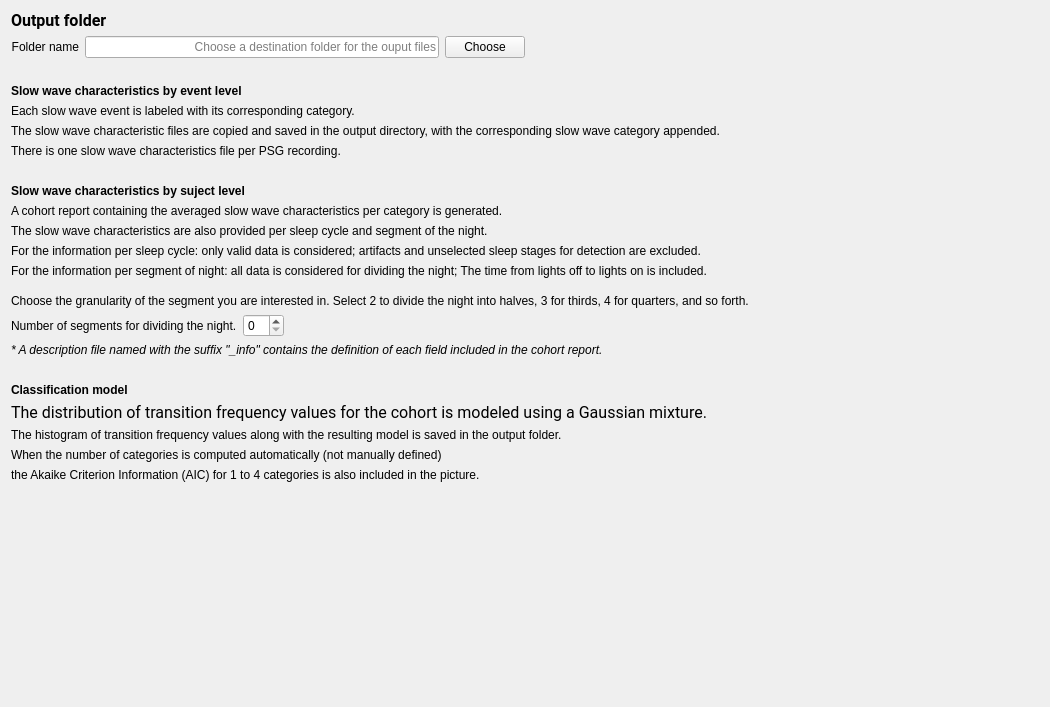
<?xml version="1.0" encoding="UTF-8"?>
<ui version="4.0">
 <class>SSWCOutputFiles</class>
 <widget class="QWidget" name="SSWCOutputFiles">
  <property name="geometry">
   <rect>
    <x>0</x>
    <y>0</y>
    <width>1050</width>
    <height>707</height>
   </rect>
  </property>
  <property name="windowTitle">
   <string>Form</string>
  </property>
  <property name="styleSheet">
   <string>font: 12pt &quot;Roboto&quot;;</string>
  </property>
  <property name="inputMethodHints">
   <set>Qt::ImhNone</set>
  </property>
  <layout class="QVBoxLayout" name="verticalLayout">
   <item>
    <widget class="QLabel" name="label_10">
     <property name="font">
      <font>
       <family>Roboto</family>
       <pointsize>12</pointsize>
       <weight>50</weight>
       <italic>false</italic>
       <bold>false</bold>
      </font>
     </property>
     <property name="text">
      <string>&lt;html&gt;&lt;head/&gt;&lt;body&gt;&lt;p&gt;&lt;span style=&quot; font-weight:600;&quot;&gt;Output folder&lt;/span&gt;&lt;/p&gt;&lt;/body&gt;&lt;/html&gt;</string>
     </property>
    </widget>
   </item>
   <item>
    <layout class="QHBoxLayout" name="horizontalLayout">
     <item>
      <layout class="QGridLayout" name="gridLayout">
       <item row="0" column="2">
        <widget class="QPushButton" name="choose_pushButton">
         <property name="enabled">
          <bool>true</bool>
         </property>
         <property name="text">
          <string>Choose</string>
         </property>
        </widget>
       </item>
       <item row="0" column="1">
        <widget class="QLineEdit" name="foldername_lineEdit">
         <property name="enabled">
          <bool>true</bool>
         </property>
         <property name="text">
          <string/>
         </property>
         <property name="alignment">
          <set>Qt::AlignRight|Qt::AlignTrailing|Qt::AlignVCenter</set>
         </property>
         <property name="placeholderText">
          <string>Choose a destination folder for the ouput files</string>
         </property>
        </widget>
       </item>
       <item row="0" column="0">
        <widget class="QLabel" name="label">
         <property name="enabled">
          <bool>true</bool>
         </property>
         <property name="layoutDirection">
          <enum>Qt::LeftToRight</enum>
         </property>
         <property name="text">
          <string>Folder name</string>
         </property>
         <property name="alignment">
          <set>Qt::AlignRight|Qt::AlignTrailing|Qt::AlignVCenter</set>
         </property>
        </widget>
       </item>
      </layout>
     </item>
     <item>
      <spacer name="horizontalSpacer_2">
       <property name="orientation">
        <enum>Qt::Horizontal</enum>
       </property>
       <property name="sizeHint" stdset="0">
        <size>
         <width>40</width>
         <height>20</height>
        </size>
       </property>
      </spacer>
     </item>
    </layout>
   </item>
   <item>
    <spacer name="verticalSpacer_2">
     <property name="orientation">
      <enum>Qt::Vertical</enum>
     </property>
     <property name="sizeType">
      <enum>QSizePolicy::Fixed</enum>
     </property>
     <property name="sizeHint" stdset="0">
      <size>
       <width>20</width>
       <height>20</height>
      </size>
     </property>
    </spacer>
   </item>
   <item>
    <widget class="QLabel" name="label_4">
     <property name="text">
      <string>&lt;html&gt;&lt;head/&gt;&lt;body&gt;&lt;p&gt;&lt;span style=&quot; font-weight:600;&quot;&gt;Slow wave characteristics by event level&lt;/span&gt;&lt;/p&gt;&lt;/body&gt;&lt;/html&gt;</string>
     </property>
    </widget>
   </item>
   <item>
    <widget class="QLabel" name="label_2">
     <property name="text">
      <string>Each slow wave event is labeled with its corresponding category.</string>
     </property>
    </widget>
   </item>
   <item>
    <widget class="QLabel" name="label_3">
     <property name="text">
      <string>The slow wave characteristic files are copied and saved in the output directory, with the corresponding slow wave category appended.</string>
     </property>
    </widget>
   </item>
   <item>
    <widget class="QLabel" name="label_6">
     <property name="text">
      <string>There is one slow wave characteristics file per PSG recording.</string>
     </property>
    </widget>
   </item>
   <item>
    <spacer name="verticalSpacer_3">
     <property name="orientation">
      <enum>Qt::Vertical</enum>
     </property>
     <property name="sizeType">
      <enum>QSizePolicy::Fixed</enum>
     </property>
     <property name="sizeHint" stdset="0">
      <size>
       <width>20</width>
       <height>20</height>
      </size>
     </property>
    </spacer>
   </item>
   <item>
    <widget class="QLabel" name="label_5">
     <property name="text">
      <string>&lt;html&gt;&lt;head/&gt;&lt;body&gt;&lt;p&gt;&lt;span style=&quot; font-weight:600;&quot;&gt;Slow wave characteristics by suject level&lt;/span&gt;&lt;/p&gt;&lt;/body&gt;&lt;/html&gt;</string>
     </property>
    </widget>
   </item>
   <item>
    <widget class="QLabel" name="label_7">
     <property name="text">
      <string>A cohort report containing the averaged slow wave characteristics per category is generated.</string>
     </property>
    </widget>
   </item>
   <item>
    <widget class="QLabel" name="label_8">
     <property name="text">
      <string>The slow wave characteristics are also provided per sleep cycle and segment of the night.</string>
     </property>
    </widget>
   </item>
   <item>
    <widget class="QLabel" name="label_18">
     <property name="text">
      <string>For the information per sleep cycle: only valid data is considered; artifacts and unselected sleep stages for detection are excluded.</string>
     </property>
    </widget>
   </item>
   <item>
    <widget class="QLabel" name="label_17">
     <property name="text">
      <string>For the information per segment of night: all data is considered for dividing the night; The time from lights off to lights on is included.</string>
     </property>
    </widget>
   </item>
   <item>
    <spacer name="verticalSpacer_5">
     <property name="orientation">
      <enum>Qt::Vertical</enum>
     </property>
     <property name="sizeType">
      <enum>QSizePolicy::Fixed</enum>
     </property>
     <property name="sizeHint" stdset="0">
      <size>
       <width>20</width>
       <height>10</height>
      </size>
     </property>
    </spacer>
   </item>
   <item>
    <widget class="QLabel" name="label_11">
     <property name="text">
      <string>Choose the granularity of the segment you are interested in. Select 2 to divide the night into halves, 3 for thirds, 4 for quarters, and so forth.</string>
     </property>
    </widget>
   </item>
   <item>
    <layout class="QHBoxLayout" name="horizontalLayout_2">
     <item>
      <widget class="QLabel" name="label_9">
       <property name="text">
        <string>Number of segments for dividing the night.</string>
       </property>
      </widget>
     </item>
     <item>
      <widget class="QSpinBox" name="spinBox_n_division"/>
     </item>
     <item>
      <spacer name="horizontalSpacer">
       <property name="orientation">
        <enum>Qt::Horizontal</enum>
       </property>
       <property name="sizeHint" stdset="0">
        <size>
         <width>40</width>
         <height>20</height>
        </size>
       </property>
      </spacer>
     </item>
    </layout>
   </item>
   <item>
    <widget class="QLabel" name="label_16">
     <property name="text">
      <string>&lt;html&gt;&lt;head/&gt;&lt;body&gt;&lt;p&gt;&lt;span style=&quot; font-style:italic;&quot;&gt;* A description file named with the suffix &amp;quot;_info&amp;quot; contains the definition of each field included in the cohort report.&lt;/span&gt;&lt;/p&gt;&lt;/body&gt;&lt;/html&gt;</string>
     </property>
    </widget>
   </item>
   <item>
    <spacer name="verticalSpacer_4">
     <property name="orientation">
      <enum>Qt::Vertical</enum>
     </property>
     <property name="sizeType">
      <enum>QSizePolicy::Fixed</enum>
     </property>
     <property name="sizeHint" stdset="0">
      <size>
       <width>20</width>
       <height>20</height>
      </size>
     </property>
    </spacer>
   </item>
   <item>
    <widget class="QLabel" name="label_12">
     <property name="text">
      <string>&lt;html&gt;&lt;head/&gt;&lt;body&gt;&lt;p&gt;&lt;span style=&quot; font-weight:600;&quot;&gt;Classification model&lt;/span&gt;&lt;/p&gt;&lt;/body&gt;&lt;/html&gt;</string>
     </property>
    </widget>
   </item>
   <item>
    <widget class="QLabel" name="label_title">
     <property name="font">
      <font>
       <family>Roboto</family>
       <pointsize>12</pointsize>
       <weight>50</weight>
       <italic>false</italic>
       <bold>false</bold>
      </font>
     </property>
     <property name="text">
      <string>The distribution of transition frequency values for the cohort is modeled using a Gaussian mixture.</string>
     </property>
    </widget>
   </item>
   <item>
    <widget class="QLabel" name="label_13">
     <property name="text">
      <string>The histogram of transition frequency values along with the resulting model is saved in the output folder.</string>
     </property>
    </widget>
   </item>
   <item>
    <widget class="QLabel" name="label_14">
     <property name="text">
      <string>When the number of categories is computed automatically (not manually defined) </string>
     </property>
    </widget>
   </item>
   <item>
    <widget class="QLabel" name="label_15">
     <property name="text">
      <string>the Akaike Criterion Information (AIC) for 1 to 4 categories is also included in the picture.</string>
     </property>
    </widget>
   </item>
   <item>
    <spacer name="verticalSpacer">
     <property name="orientation">
      <enum>Qt::Vertical</enum>
     </property>
     <property name="sizeHint" stdset="0">
      <size>
       <width>20</width>
       <height>40</height>
      </size>
     </property>
    </spacer>
   </item>
  </layout>
 </widget>
 <resources>
  <include location="../../../../../snooz-toolbox/src/main/python/ui/themes/themes.qrc"/>
 </resources>
 <connections>
  <connection>
   <sender>choose_pushButton</sender>
   <signal>clicked()</signal>
   <receiver>SSWCOutputFiles</receiver>
   <slot>on_choose()</slot>
   <hints>
    <hint type="sourcelabel">
     <x>700</x>
     <y>50</y>
    </hint>
    <hint type="destinationlabel">
     <x>207</x>
     <y>111</y>
    </hint>
   </hints>
  </connection>
 </connections>
 <slots>
  <slot>on_choose()</slot>
  <slot>on_input_format_changed()</slot>
  <slot>on_event_pos_changed()</slot>
  <slot>on_group_index_changed()</slot>
  <slot>on_name_index_changed()</slot>
  <slot>output_files_slot()</slot>
 </slots>
</ui>
